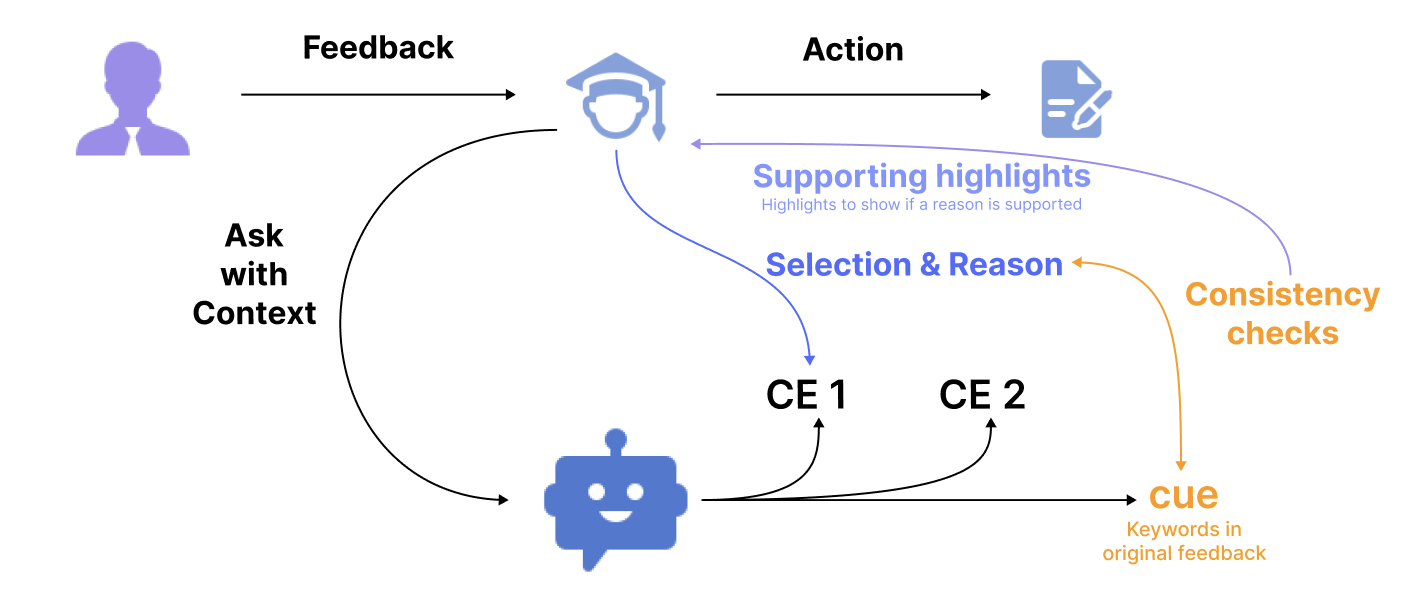
#> input picture backend/src/examples/pics/testimage.png, 1402 x 608 px
$ python -i generate_round_screenshots.py   (imports and definitions only)
#> lines starting #> are read from the running program, lines starting #| are printed output that depends on the picture
import json
import os
import shutil
import subprocess
import textwrap
from pathlib import Path

from PIL import Image, ImageDraw, ImageFont


ROOT = Path("/Users/mgccvmacair/Myproject/Academic/ResearchProject")
PROJECTS_DIR = ROOT / "backend" / "projects"
SCREENSHOTS_DIR = ROOT / "screenshots"

CONV_W = 880
CONV_H = 1000
PDF_W = 1785
PDF_H = 2526
PDF_MARGIN = 48

COLORS = {
    "bg": "#f8fafc",
    "panel": "#ffffff",
    "border": "#e2e8f0",
    "title": "#1e293b",
    "primary": "#2563eb",
    "muted": "#64748b",
    "header_bg": "#f1f5f9",
    "student_bg": "#dbeafe",
    "advisor_bg": "#eef2ff",
    "file_bg": "#f8fafc",
    "text": "#1e293b",
    "light_text": "#ffffff",
    "bubble_border": "#cbd5e1",
}


def load_font(size, bold=False):
#> called with size = 24, bold = True
    candidates = []
    if bold:
        candidates = [
            "/System/Library/Fonts/Supplemental/Arial Bold.ttf",
            "/System/Library/Fonts/Supplemental/Helvetica.ttc",
        ]
    else:
        candidates = [
            "/System/Library/Fonts/Supplemental/Arial.ttf",
            "/System/Library/Fonts/Supplemental/Helvetica.ttc",
        ]
    for path in candidates:
        if os.path.exists(path):
            try:
                return ImageFont.truetype(path, size=size)
            except Exception:
                continue
    return ImageFont.load_default()


FONT_TITLE = load_font(24, bold=True)
FONT_SUBTITLE = load_font(16, bold=False)
FONT_PANEL = load_font(18, bold=True)
FONT_BODY = load_font(18, bold=False)
FONT_BODY_BOLD = load_font(18, bold=True)
FONT_SMALL = load_font(14, bold=False)
FONT_FOOTER = load_font(16, bold=False)
FONT_FOOTER_BOLD = load_font(16, bold=True)


def draw_rounded_box(draw, box, fill, outline=None, radius=18, width=1):
    draw.rounded_rectangle(box, radius=radius, fill=fill, outline=outline, width=width)


# [47 lines left out: functions wrap_text, extract_round_pdf, export_pdf_preview, fit_image, not called in this run]


def normalize_pdf_background(pdf_img_path):
    raw = Image.open(pdf_img_path).convert("RGBA")
#> raw is the input picture: PIL image 1402x608 RGBA; mean R, G, B, A 245.9, 246.1, 249, 255
    alpha = raw.getchannel("A")
#> alpha: PIL image 1402x608 L; every value is 255
    bbox = alpha.getbbox()
#> bbox = (0, 0, 1402, 608)

    if bbox:
        # Crop to the actual rendered page bounds to remove transparent border.
        raw = raw.crop(bbox)

    # Composite transparency onto a white page so transparent regions do not turn black.
    white_page = Image.new("RGBA", raw.size, (255, 255, 255, 255))
#> white_page: PIL image 1402x608 RGBA; every value is 255
    page = Image.alpha_composite(white_page, raw).convert("RGB")

    # Output a higher-resolution single-page screenshot with a small white page margin.
    canvas = Image.new("RGB", (PDF_W, PDF_H), "white")
#> canvas: PIL image 1785x2526 RGB; every value is 255
    target_w = PDF_W - PDF_MARGIN * 2
    target_h = PDF_H - PDF_MARGIN * 2
    page.thumbnail((target_w, target_h), Image.Resampling.LANCZOS)
    x = (PDF_W - page.width) // 2
#> x = 191
    y = (PDF_H - page.height) // 2
#> y = 959
    canvas.paste(page, (x, y))
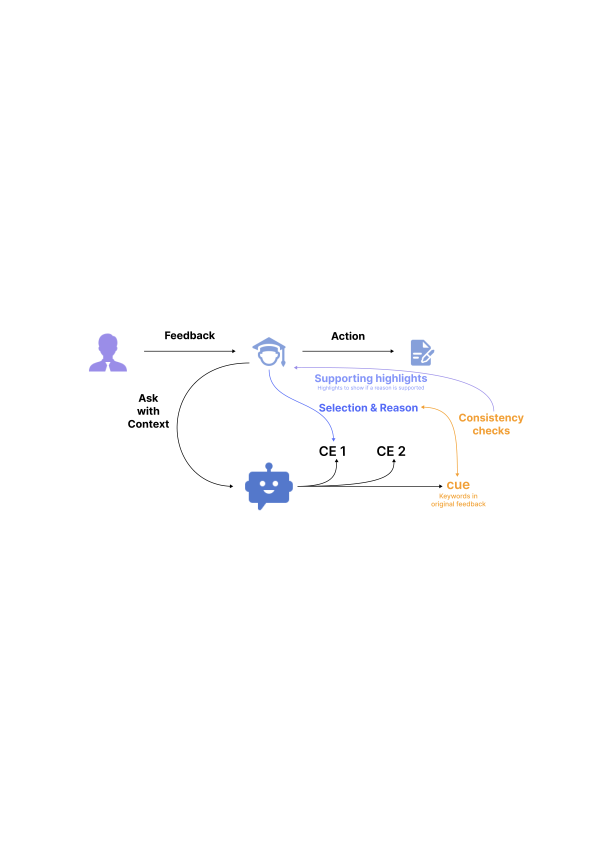
#> canvas: PIL image 1785x2526 RGB (shown at 1/3 size); mean R, G, B 253.3, 253.3, 253.9
    canvas.save(pdf_img_path)


# [105 lines left out: functions render_conversation, main, not called in this run]


# [2 lines not run here, left out]

>>> result = normalize_pdf_background('../backend/src/examples/pics/testimage.png')
